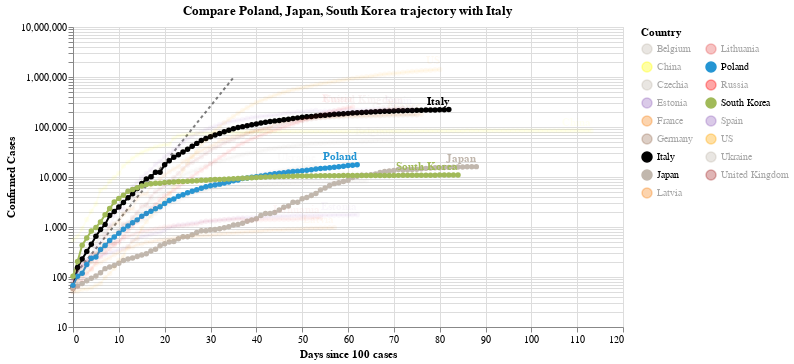

Write notebook code for a chart like this one.
### Code cell
#hide_input
chart3 = make_since_chart(dff2, ['Poland', 'Japan', 'South Korea'], baseline_countries)
chart3

### Figure 1 — Vega-Lite specification as saved in the notebook (floating-point values rounded to 4 significant figures; data arrays with more than 128 entries replaced by an {"elided": "..."} marker saying what was removed)
{"config": {"view": {"continuousWidth": 400, "continuousHeight": 300}}, "layer": [{"data": {"name": "data-628230001892d6798b50651be41d1b3e"}, "mark": {"type": "line", "color": "black", "opacity": 0.5, "strokeDash": [3, 3]}, "encoding": {"x": {"type": "quantitative", "field": "Days since 100 cases"}, "y": {"type": "quantitative", "field": "Confirmed Cases"}}}, {"data": {"name": "data-dd6650a607da80a49feffa18e63bbbc5"}, "mark": {"type": "line", "point": true}, "encoding": {"color": {"type": "nominal", "field": "Country", "legend": {"columns": 2}, "scale": {"domain": ["Belgium", "China", "Czechia", "Estonia", "France", "Germany", "Italy", "Japan", "Latvia", "Lithuania", "Poland", "Russia", "South Korea", "Spain", "US", "Ukraine", "United Kingdom"], "range": ["#C1B7AD", "yellow", "#C1B7AD", "#9467bd", "#F58518", "#9D755D", "black", "#C1B7AD", "#F58518", "#E45756", "#2495D3", "red", "#A1BA59", "#9467bd", "orange", "#C1B7AD", "brown"]}}, "opacity": {"condition": {"value": 1, "selection": "selector006"}, "value": 0.05}, "tooltip": [{"type": "nominal", "field": "Country"}, {"type": "temporal", "field": "Date"}, {"type": "quantitative", "field": "Confirmed Cases"}, {"type": "quantitative", "field": "Days since 100 cases"}], "x": {"type": "quantitative", "field": "Days since 100 cases"}, "y": {"type": "quantitative", "field": "Confirmed Cases", "scale": {"type": "log"}}}, "selection": {"selector006": {"type": "multi", "fields": ["Country"], "bind": "legend", "init": [{"Country": "Poland"}, {"Country": "Japan"}, {"Country": "South Korea"}, {"Country": "Italy"}]}}, "width": 550}, {"data": {"name": "data-dd6650a607da80a49feffa18e63bbbc5"}, "mark": {"type": "text", "align": "right", "dy": -8, "fontWeight": "bold"}, "encoding": {"color": {"type": "nominal", "field": "Country", "legend": {"columns": 2}, "scale": {"domain": ["Belgium", "China", "Czechia", "Estonia", "France", "Germany", "Italy", "Japan", "Latvia", "Lithuania", "Poland", "Russia", "South Korea", "Spain", "US", "Ukraine", "United Kingdom"], "range": ["#C1B7AD", "yellow", "#C1B7AD", "#9467bd", "#F58518", "#9D755D", "black", "#C1B7AD", "#F58518", "#E45756", "#2495D3", "red", "#A1BA59", "#9467bd", "orange", "#C1B7AD", "brown"]}}, "opacity": {"condition": {"value": 1, "selection": "selector006"}, "value": 0.05}, "text": {"type": "nominal", "field": "Country"}, "tooltip": [{"type": "nominal", "field": "Country"}, {"type": "temporal", "field": "Date"}, {"type": "quantitative", "field": "Confirmed Cases"}, {"type": "quantitative", "field": "Days since 100 cases"}], "x": {"type": "quantitative", "field": "Days since 100 cases"}, "y": {"type": "quantitative", "field": "Confirmed Cases", "scale": {"type": "log"}}}, "transform": [{"filter": "(datum['Date'] >= 1589414400000)"}], "width": 550}], "title": "Compare Poland, Japan, South Korea trajectory with Italy", "$schema": "https://vega.github.io/schema/vega-lite/v4.0.2.json", "datasets": {"data-628230001892d6798b50651be41d1b3e": [{"Days since 100 cases": 0, "Confirmed Cases": 100.0}, {"Days since 100 cases": 1, "Confirmed Cases": 130.0}, {"Days since 100 cases": 2, "Confirmed Cases": 169.0}, {"Days since 100 cases": 3, "Confirmed Cases": 219.7}, {"Days since 100 cases": 4, "Confirmed Cases": 285.6}, {"Days since 100 cases": 5, "Confirmed Cases": 371.3}, {"Days since 100 cases": 6, "Confirmed Cases": 482.7}, {"Days since 100 cases": 7, "Confirmed Cases": 627.5}, {"Days since 100 cases": 8, "Confirmed Cases": 815.7}, {"Days since 100 cases": 9, "Confirmed Cases": 1060.0}, {"Days since 100 cases": 10, "Confirmed Cases": 1379.0}, {"Days since 100 cases": 11, "Confirmed Cases": 1792.0}, {"Days since 100 cases": 12, "Confirmed Cases": 2330.0}, {"Days since 100 cases": 13, "Confirmed Cases": 3029.0}, {"Days since 100 cases": 14, "Confirmed Cases": 3937.0}, {"Days since 100 cases": 15, "Confirmed Cases": 5119.0}, {"Days since 100 cases": 16, "Confirmed Cases": 6654.0}, {"Days since 100 cases": 17, "Confirmed Cases": 8650.0}, {"Days since 100 cases": 18, "Confirmed Cases": 11250.0}, {"Days since 100 cases": 19, "Confirmed Cases": 14620.0}, {"Days since 100 cases": 20, "Confirmed Cases": 19000.0}, {"Days since 100 cases": 21, "Confirmed Cases": 24710.0}, {"Days since 100 cases": 22, "Confirmed Cases": 32120.0}, {"Days since 100 cases": 23, "Confirmed Cases": 41750.0}, {"Days since 100 cases": 24, "Confirmed Cases": 54280.0}, {"Days since 100 cases": 25, "Confirmed Cases": 70560.0}, {"Days since 100 cases": 26, "Confirmed Cases": 91730.0}, {"Days since 100 cases": 27, "Confirmed Cases": 119300.0}, {"Days since 100 cases": 28, "Confirmed Cases": 155000.0}, {"Days since 100 cases": 29, "Confirmed Cases": 201500.0}, {"Days since 100 cases": 30, "Confirmed Cases": 262000.0}, {"Days since 100 cases": 31, "Confirmed Cases": 340600.0}, {"Days since 100 cases": 32, "Confirmed Cases": 442800.0}, {"Days since 100 cases": 33, "Confirmed Cases": 575600.0}, {"Days since 100 cases": 34, "Confirmed Cases": 748300.0}, {"Days since 100 cases": 35, "Confirmed Cases": 972800.0}], "data-dd6650a607da80a49feffa18e63bbbc5": {"elided": "1244 records"}}}
